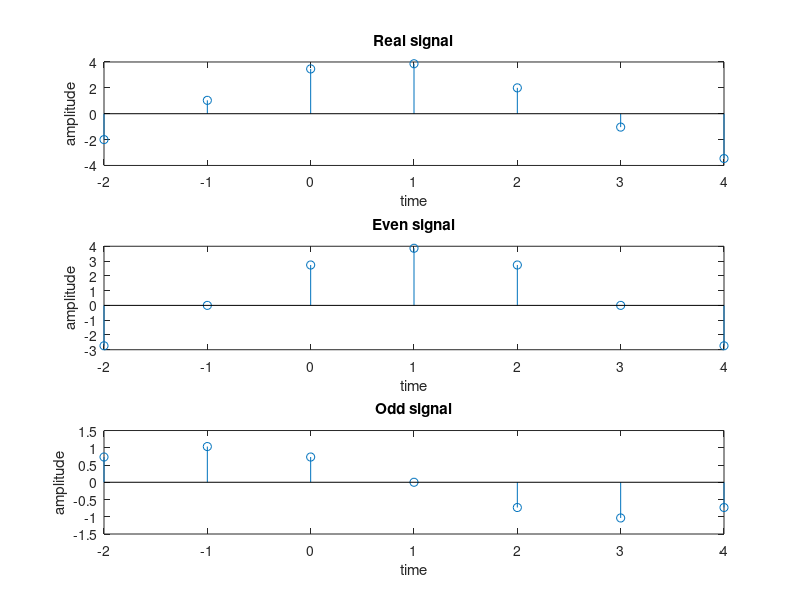

MATLAB code to generate this figure:
clc;
close all;
clear all;
A = 4;%  input('Enter the Signal Amplitude : ');
theta =60;  %input('Enter the Signal Phase in degrees : ');
theta = pi*theta/180;
n=-2:4


x=A*sin(2*pi*(1/8)*n+ theta);
%x=[0 0 0 0 1 2 1];



figure(1)
subplot(3,1,1)
stem(n,x)
title('Real signal');
xlabel('time');
ylabel('amplitude');
%even part
subplot(3,1,2)
even=0.5*(x+fliplr(x));
stem(n,even);
title('Even signal');
xlabel('time');
ylabel('amplitude');

%odd part
subplot(3,1,3)
odd=0.5*(x-fliplr(x));
stem(n,odd);
title('Odd signal');
xlabel('time');
ylabel('amplitude');